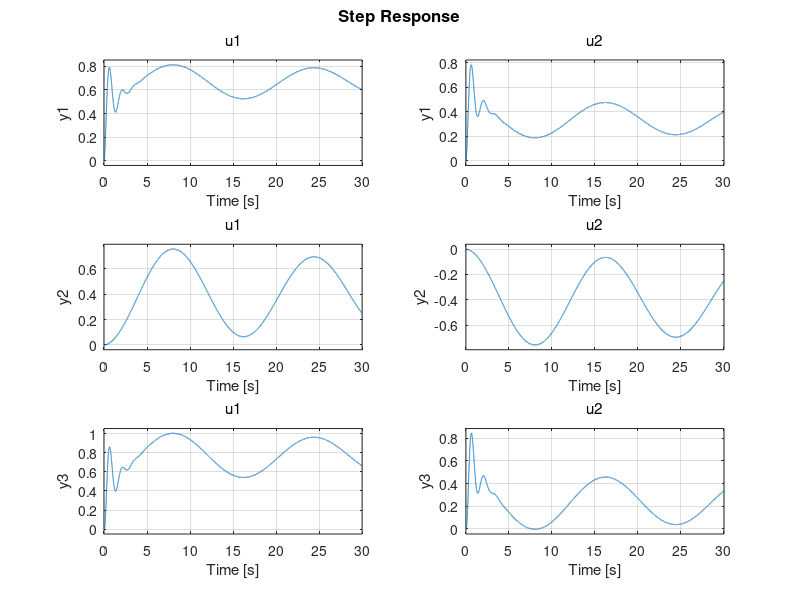

Write MATLAB code to recreate this figure.
clear;
close all;
clc;

% Define system parameters
% distance from cg in metre, mass in kg, moment of inertia in kgm^2, spring stiffness in N/m, damping coefficient in Ns/m

 a  = 1.1;
 b  = 1.5;
 d  = 0.25;   
 
 Mf = 25;        % Unsprung mass 1: Front Wheel and Axle
 Mb = 25;        % Unsprung mass 1: Back Wheel and Axle
 Mc = 1080;      % Sprung mass 1: Chassis
 Ic = 210000;    % Body moment of inertia: Chassis
 Ms = 100;       % Sprung mass 2: Seat and driver
 
 
 k1 = 25000;     % Spring stiffness (front tyre)
 k3 = 25000;     % Spring stiffness (back tyre)
 k2 = 15000;     % Spring stiffness (chassis-front wheel)
 k4 = 15000;     % Spring stiffness (chassis-back wheel)
 k5 = 8000;      % Spring stiffness (seat-chassis)
 
 c1 = 3700;      % Damper coefficient (chassis-wheel)
 c2 = 3700;      % Damper coefficient (chassis-wheel)
 c3 = 1000;      % Damper coefficient (seat-chassis)
 c4 = 500;       % Damper coefficient (seat back friction)




A = [0            0           0                     0                           0           1           0                     0                                  0                                  0               ;
     0            0           0                     0                           0           0           1                     0                                  0                                  0               ;
     0            0           0                     0                           0           0           0                     1                                  0                                  0               ;
     0            0           0                     0                           0           0           0                     0                                  1                                  0               ;
     0            0           0                     0                           0           0           0                     0                                  0                                  1               ;
     -(k1+k2)/Mf  0           k2/Mf                 (a*k2)/Mf                   0           -c1/Mf      0                     c1/Mf                              (a*c1)/Mf                          0               ;
     0            -(k3+k4)/Mb k4/Mb                 (-b*k4)/Mb                  0           0           -c2/Mb                c2/Mb                              (-b*c2)/Mb                         0               ; 
     k2/Mc        k4/Mc       -(k2+k4+k5)/Mc        (-a*k2+b*k4+d*k5)/Mc        k5/Mc       c1/Mc       c2/Mc                 -(c1+c2+c3+c4)/Mc                  (-a*c1+b*c2+d*c3+d*c4)/Mc          (c3+c4)/Mc      ;
     (a*k2)/Ic    (-b*k4)/Ic  (-a*k2+b*k4+d*k5)/Ic  -(a^2*k2+b^2*k4-d^2*k5)/Ic  (-d*k5)/Ic  (a*c1)/Ic   (-b*c2)/Ic            (-a*c1+b*c2+d*c3+d*c4)/Ic          -(a^2*c1+b^2*c2-d^2*c3-d^2*c4)/Ic  -(d*c3+d*c4)/Ic ;
     0            0           k5/Ms                 (d*k5)/Ms                   -k5/Ms      0           0                     (c3+c4)/Ms                         (d*c3+d*c4)/Ms                     -(c3+c4)/Ms]    ;


B =[0      0       ;
    0      0       ;
    0      0       ;
    0      0       ;
    0      0       ;
    k1/Mf  0       ;
    0     k3/Mb    ;
    0      0       ;
    0      0       ;
    0      0       ];
 

C = [0 0 1 0 0 0 0 0 0 0;
     0 0 0 1 0 0 0 0 0 0;
     0 0 0 0 1 0 0 0 0 0];
     

D= [0 0;
    0 0;
    0 0];

sys = ss(A, B, C, D);

step(sys);